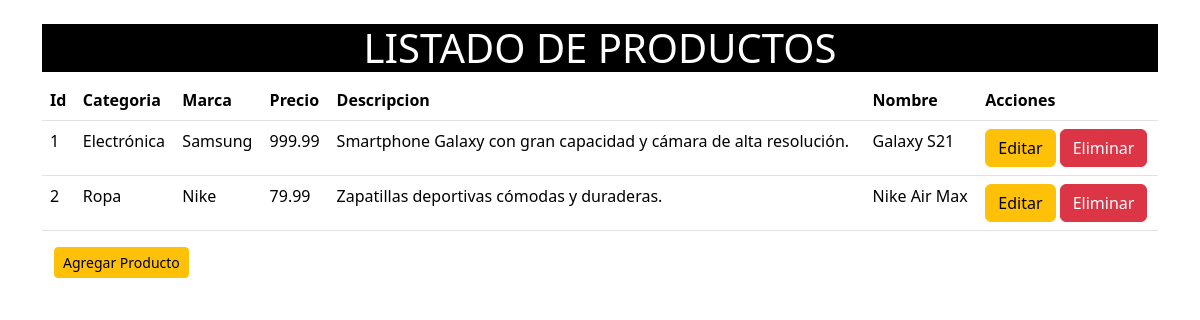
The page / on the database its author committed.
### tables this page shows
CREATE TABLE `productos` (
  `IdProducto` int NOT NULL AUTO_INCREMENT,
  `CategoriaId` int DEFAULT NULL,
  `MarcaId` int DEFAULT NULL,
  `Precio` varchar(200) DEFAULT NULL,
  `DescripcionProducto` varchar(500) DEFAULT NULL,
  `Nombre` varchar(100) DEFAULT NULL,
  PRIMARY KEY (`IdProducto`),
  KEY `CategoriaId` (`CategoriaId`),
  KEY `MarcaId` (`MarcaId`),
  CONSTRAINT `productos_ibfk_1` FOREIGN KEY (`CategoriaId`) REFERENCES `categorias` (`id`),
  CONSTRAINT `productos_ibfk_2` FOREIGN KEY (`MarcaId`) REFERENCES `marcas` (`id`)
);

CREATE TABLE `categorias` (
  `id` int NOT NULL AUTO_INCREMENT,
  `NombreCategoria` varchar(100) DEFAULT NULL,
  `Estado` tinyint(1) DEFAULT NULL,
  PRIMARY KEY (`id`)
);

CREATE TABLE `marcas` (
  `id` int NOT NULL AUTO_INCREMENT,
  `NombreMarca` varchar(100) DEFAULT NULL,
  `Estado` varchar(1) DEFAULT NULL,
  `Imagen` longblob,
  PRIMARY KEY (`id`)
);

### index.php (the view, shortened to what this page needs)
<!doctype html>
<html lang="en">
<head>
    <link href="https://cdn.jsdelivr.net/npm/bootstrap@5.3.5/dist/css/bootstrap.min.css" rel="stylesheet"
>
</head>
<body>
    <br>
    <div class="container">
        <h1 class="text-center" style="background-color: black; color:white">LISTADO DE PRODUCTOS</h1>
    </div>
    <div class="container">
        <table class="table">
            <thead>
                <tr>
                    <th scope="col">Id</th>
                    <th scope="col">Categoria</th>
                    <th scope="col">Marca</th>
                    <th scope="col">Precio</th>
                    <th scope="col">Descripcion</th>
                    <th scope="col">Nombre</th>
                    <th scope="col">Acciones</th>
                </tr>
            </thead>
            <tbody>
                <?php
                require("Config/Conexion.php");
                $sql = $conexion->query("SELECT * FROM productos
                    INNER JOIN categorias on productos.CategoriaId = categorias.id
                    INNER JOIN marcas on productos.MarcaId = marcas.id
                    ");
                ?>
                <?php
                while ($resultado = $sql->fetch_assoc()) {
                    ?>
                    <tr>
                        <td><?php echo $resultado['IdProducto'] ?></td>
                        <td><?php echo $resultado['NombreCategoria'] ?></td>
                        <td><?php echo $resultado['NombreMarca'] ?></td>
                        <td><?php echo $resultado['Precio'] ?></td>
                        <td><?php echo $resultado['DescripcionProducto'] ?></td>
                        <td><?php echo $resultado['Nombre'] ?></td>
                        <td>
                            <a href="Formularios/EditarForm.php?Id=<?php echo $resultado['IdProducto'] ?>"
                                class="btn btn-warning">Editar</a>
                            <a href="CRUD/EliminarDatos.php?Id=<?php echo $resultado['IdProducto'] ?>"
                                class="btn btn-danger">Eliminar</a>
                        </td>
                    </tr>
                    <?php
                }
                ?>
            </tbody>
        </table>
        <div class="container">
            <a href="Formularios/AgregarForm.php" class="btn btn-warning btn-sm">Agregar Producto</a>
        </div>
    </div>
</body>
</html>

### rows shown on the page
productos: IdProducto "1", CategoriaId.NombreCategoria "Electrónica", MarcaId.NombreMarca "Samsung", Precio "999.99", DescripcionProducto "Smartphone Galaxy con gran capacidad y cámara de alta resolución.", Nombre "Galaxy S21"
productos: IdProducto "2", CategoriaId.NombreCategoria "Ropa", MarcaId.NombreMarca "Nike", Precio "79.99", DescripcionProducto "Zapatillas deportivas cómodas y duraderas.", Nombre "Nike Air Max"
